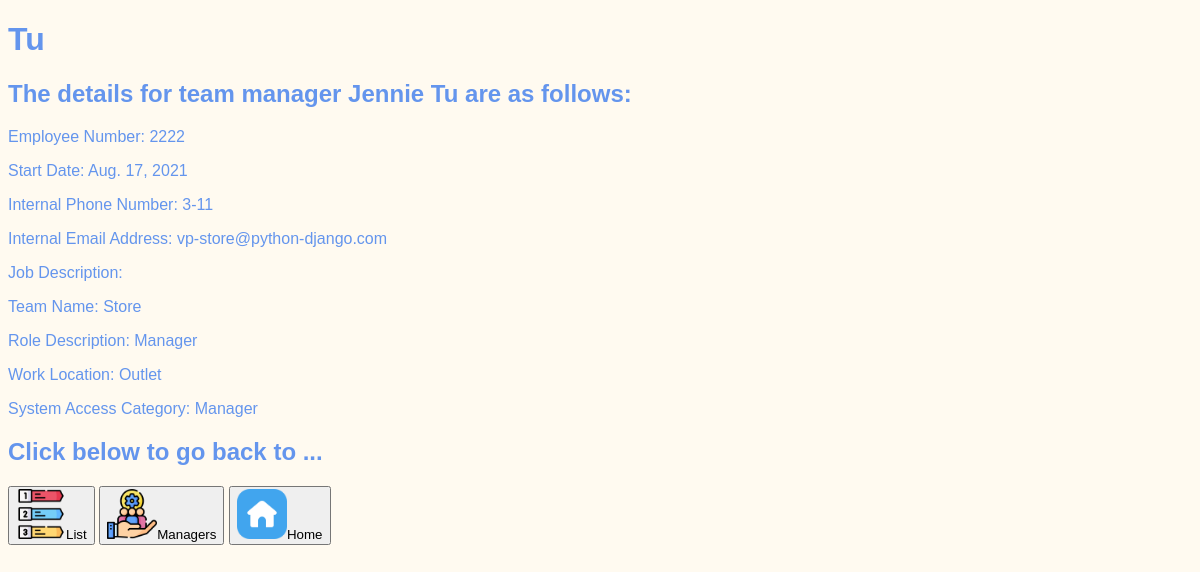
The app's page /category/manlist17, older data.
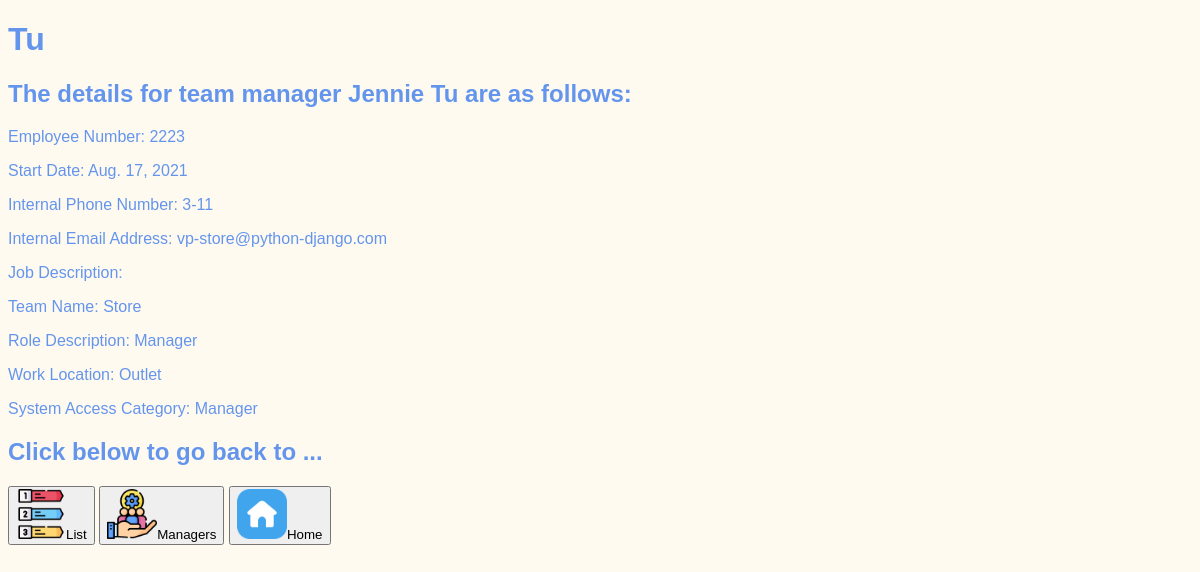
The same page, newer data.
### category/models.py (models this page shows, shortened)
class Manager(models.Model):
    first_name = models.CharField(max_length=15)
    last_name = models.CharField(max_length=15)
    employee_number = models.IntegerField()
    start_date = models.DateField()
    internal_phone = models.CharField(max_length=6)
    internal_email = models.EmailField(default="*_*@python-django.com")
    job_description = models.CharField(max_length=15)
    team = models.ForeignKey(Team, on_delete=models.CASCADE)
    role = models.ForeignKey(Role, on_delete=models.CASCADE)
    location = models.ForeignKey(Location, on_delete=models.CASCADE)
    gui_type = models.CharField(max_length=7, default="Manager")

class Team(models.Model):
    team_name = models.CharField(max_length=20)
    team_email = models.EmailField()
    team_manager = models.CharField(max_length=25)
    def __str__(self):
        return f"{self.team_name}"

class Role(models.Model):
    role_title = models.CharField(max_length=15)
    read_permissions = models.CharField(max_length=15)
    update_permissions = models.CharField(max_length=15)
    def __str__(self):
        return f"{self.role_title}"

class Location(models.Model):
    location_name = models.CharField(max_length=30)
    address_line_1 = models.CharField(max_length=30)
    address_line_2 = models.CharField(max_length=30)
    city = models.CharField(max_length=15)
    post_code = models.CharField(max_length=10)
    def __str__(self):
        return f"{self.location_name}"

### category/views.py (the view)
# urls.py: path('manlist<int:id>', views.mgrdet, name="managerdetail"),
def mgrdet(request, id):
    manager = get_object_or_404(Manager, pk=id)
    return render(request, "category/managers_detail.html", {"manager": manager})

### category/templates/category/managers_detail.html (shortened to what this page needs)
{% extends "base.html" %}
{% load static %}
{% block content %}
<h1>{{manager.last_name}}</h1>
<h2>The details for team manager <b>{{manager.first_name}} {{manager.last_name}}</b> are as follows:</h2>
<p>Employee Number: {{manager.employee_number}}</p>
<p>Start Date: {{manager.start_date}}<p>
<p>Internal Phone Number: {{manager.internal_phone}}</p>
<p>Internal Email Address: {{manager.internal_email}}</p>
<p>Job Description: {{manager.job.description}}</p>
<p>Team Name: {{manager.team}}</p>
<p>Role Description: {{manager.role}}</p>
<p>Work Location: {{manager.location}}</p>
<p>System Access Category: {{manager.gui_type}}</p>
<h2>Click below to go back to ...</h2>
<p>
  <a href="{% url 'managers' %}"><button><img src="{% static 'tpwebsite/List.png' %}" width="50px" height="50px">List</button></a>
  <a href="{% url 'manager_page' %}"><button><img src="{% static 'tpwebsite/Manager.png' %}" width="50px" height="50px">Managers</button></a>
  <a href="{% url 'landing_page' %}"><button><img src="{% static 'tpwebsite/Home.png' %}" width="50px" height="50px">Home</button></a>
</p>
{% endblock %}

Row changes from the older to the newer data that the page shows:
changed Manager "Tu": employee_number "2222" → "2223"
